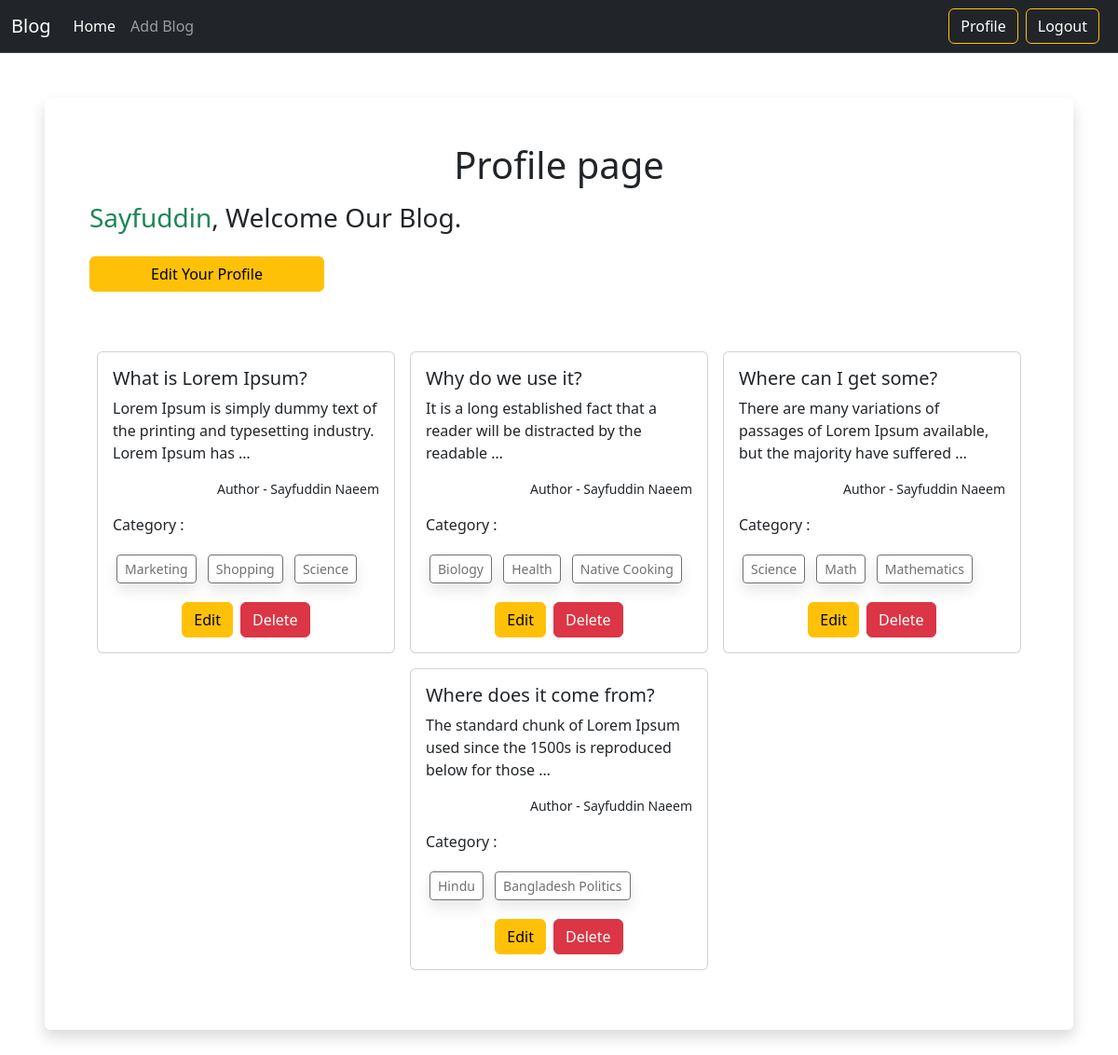
Screenshot of /author/profile/ (signed in) with the database file from the repository.
### posts/models.py (models this page shows, shortened)
class Post(models.Model):
    title = models.CharField(max_length=50)
    content = models.TextField()
    category = models.ManyToManyField(Category)
    author = models.ForeignKey(User, on_delete= models.CASCADE)

### categories/models.py (models this page shows, shortened)
class Category(models.Model):
    name = models.CharField(max_length=100)
    slug = models.SlugField(max_length=100, unique=True, null=True, blank=True)

### author/views.py (the view)
# urls.py: path('profile/', profile, name='profile'),
@login_required
def profile(request):
    data = Post.objects.filter(author = request.user)
    return render(request, 'profile.html', {'data' : data})

### author/templates/profile.html (shortened to what this page needs)
{% extends "base.html" %}
{% load crispy_forms_tags %}
{% block content %}
    <div class="card shadow border-0 m-5 p-5">
        <h1 class="text-center mb-3">Profile page</h1>
        <h3><span class="text-success">{{user}}</span>, Welcome Our Blog.</h3>
        <a class="btn btn-warning my-3 w-25" href="{% url 'edit_profile' %}">Edit Your Profile</a>
        <div class="d-flex flex-wrap justify-content-center pt-5">
            {% for blog in data %}
            <div class="col-sm-4 col-lg-4 mb-3">
              <div class="card mx-2">
                <div class="card-body">
                  <h5 class="card-title">{{blog.title}}</h5>
                  <p class="card-text">{{ blog.content | truncatewords:15 }}</p>
                  <small class="d-block text-end mb-3">Author - {{blog.author.first_name}} {{blog.author.last_name}} </small>
                  <p>
                    Category :
                    <p>
                      {% for cat in blog.category.all %}
                        <button class="btn btn-sm shadow m-1" disabled>{{cat.name}}</button>
                      {% endfor %}
                    </p>
                  </p>
                  {% if user.is_authenticated %}
                  <div class="d-flex justify-content-center">
                    <a href="{% url 'edit_blog' blog.id %}" class="btn btn-warning mx-1">Edit</a>
                    <a href="{% url 'delete_blog' blog.id %}" class="btn btn-danger mx-1">Delete</a>
                  </div>
                  {% endif %}
                </div>
              </div>
            </div>
            {% endfor %}
          </div>
    </div>
{% endblock content %}

### rows the page displays
Post: title "What is Lorem Ipsum?", content "Lorem Ipsum is simply dummy text of the printing and typesetting industry. Lorem Ipsum has …", author.first_name "Sayfuddin", author.last_name "Naeem"
Category: name "Marketing"
Category: name "Shopping"
Category: name "Science"
Post: title "Why do we use it?", content "It is a long established fact that a reader will be distracted by the readable …", author.first_name "Sayfuddin", author.last_name "Naeem"
Category: name "Biology"
Category: name "Health"
Category: name "Native Cooking"
Post: title "Where can I get some?", content "There are many variations of passages of Lorem Ipsum available, but the majority have suffered …", author.first_name "Sayfuddin", author.last_name "Naeem"
Category: name "Math"
Category: name "Mathematics"
Post: title "Where does it come from?", content "The standard chunk of Lorem Ipsum used since the 1500s is reproduced below for those …", author.first_name "Sayfuddin", author.last_name "Naeem"
Category: name "Hindu"
Category: name "Bangladesh Politics"

### other values shown
{{ user }} "Sayfuddin"
